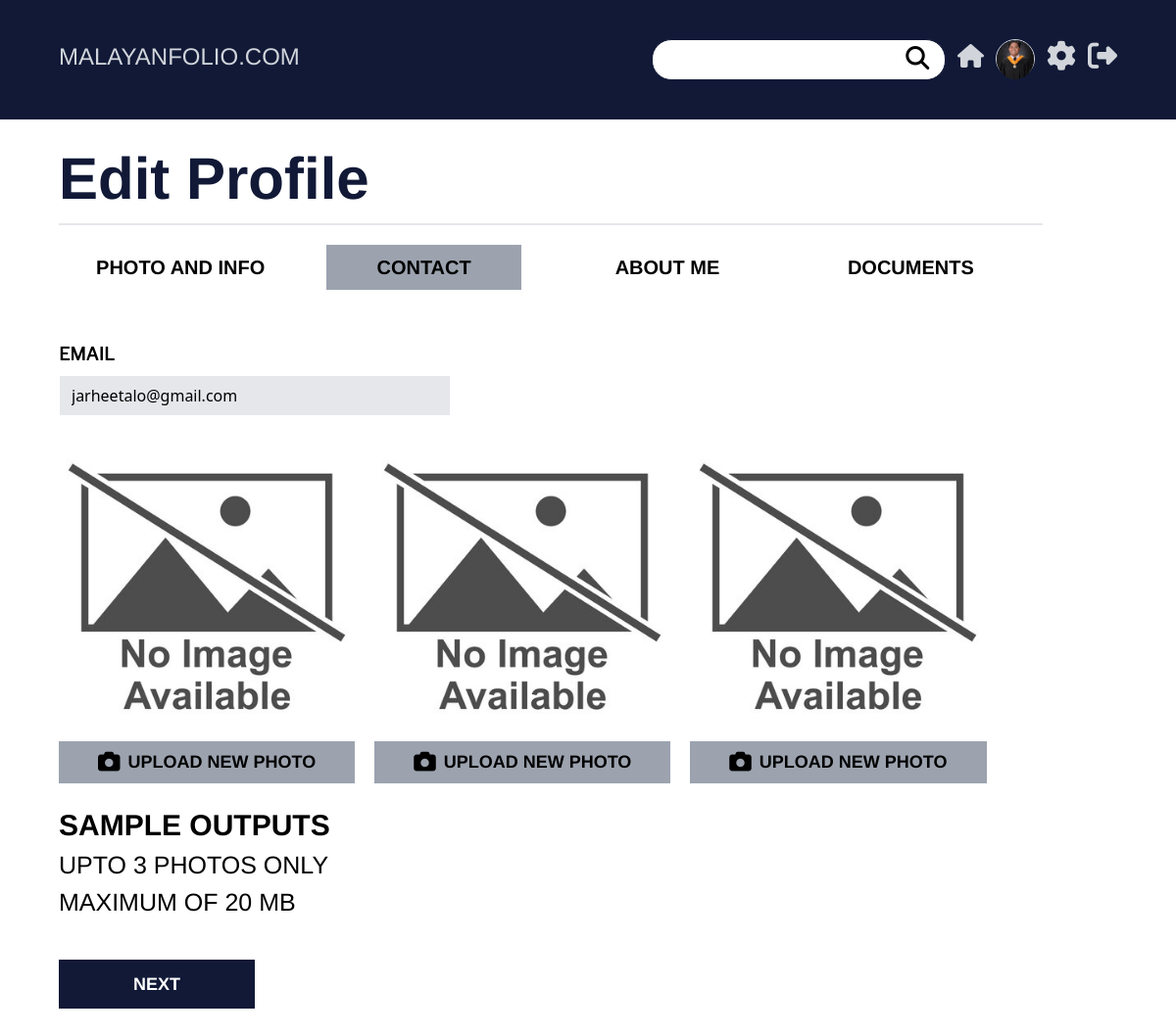
Screenshot of /profiles/edit_profile/contact (signed in) with the database file from the repository.
### profiles/models.py (models this page shows, shortened)
class UserProfile(models.Model):
    class Strands(models.TextChoices):
            STEM = "STEM", _("Science, Technology, Engineering, And Mathematics")
            ABM = "ABM", _("Accountancy, Business, and Management")
            HUMSS = "HUMSS",_("Humanities and Social Sciences")
            TVL = "TVL", _("Technical-Vocational Livelihood")
            ADT = "ADT",_("Arts and Design")
            ICT = "ICT", _("Information and Communications Technology")
    class Pronouns(models.TextChoices):
        F = "F", _("She / Her")
        M = "M", _("He / Him")
        T = "T",_("They / Them")
        AP = "AP", _("Any Pronouns")
        X = "X",_("Rather Not Say")
    user_id = models.ForeignKey(settings.AUTH_USER_MODEL, on_delete=models.CASCADE, db_constraint=False)
    fname = models.CharField(max_length=255, null=True, blank=True)
    lname = models.CharField(max_length=255, null=True, blank=True)
    strand = models.CharField(max_length=100, choices=Strands.choices, null=True, blank=True)
    pronouns = models.CharField(max_length=100, choices=Pronouns.choices, null=True, blank=True)
    pfp = models.ImageField(upload_to = 'images', null=True, blank=True)
    email = models.EmailField(max_length=120, null=True, blank=True)
    onedlink = models.URLField(max_length=200, null=True, blank=True)
    about = models.CharField(max_length=2550, null=True, blank=True)

### profiles/views.py (the view)
@login_required
def EditProfileContact(request):
    userProfile = UserProfile.objects.get(user_id = get_user_account(request))
    userOutputs = Outputs.objects.get(user_id = userProfile.id)
    context={
        'userProfile':userProfile,
        'userOutputs':userOutputs,
    }
    if request.method == "POST":
        save_profile_contacts(request, userProfile)
        save_outputs(request, userOutputs)
        messages.success(request, "Profile successfully Edited")
        return redirect("edit-profile-about-me")
    return render(request, 'profile/edit_profile_contact.html', context)

### profiles/views.py (called while the page is built)
def get_user_account(request):
    return request.user.id

### templates/profile/edit_profile_contact.html (shortened to what this page needs)
{% extends "base.html" %}
{% block content %}
{% load static %}
<div class="w-[90%] m-auto h-screen mt-4">
    <p class="ArimoBold text-[60px] text-[#111937]">Edit Profile</p>
    <hr class="border-[1px] w-[93%]">
    <div class="flex flex-row">
        <div class="w-[23%] py-5 text-center">
            <a href='{% url "edit-profile" %}'><div class="w-[80%] m-auto py-2 hover:bg-gray-400 cursor-pointer">
                <span class="ArimoBold text-[20px]">PHOTO AND INFO</span>
            </div></a>
        </div>
        <div class="w-[23%] py-5 text-center">
            <a href='{% url "edit-profile-contact" %}'><div class="w-[80%] m-auto py-2 bg-gray-400 cursor-pointer">
                <span class="ArimoBold text-[20px]">CONTACT</span>
            </div></a>
        </div>
        <div class="w-[23%] py-5 text-center">
            <a href='{% url "edit-profile-about-me" %}'><div class="w-[80%] m-auto py-2 hover:bg-gray-400 cursor-pointer">
                <span class="ArimoBold text-[20px]">ABOUT ME</span>
            </div></a>
        </div>
        <div class="w-[23%] py-5 text-center">
            <a href='{% url "edit-documents" %}'><div class="w-[80%] m-auto py-2 hover:bg-gray-400 cursor-pointer">
                <span class="ArimoBold text-[20px]">DOCUMENTS</span>
            </div></a>
        </div>
    </div>
<form method="POST" enctype="multipart/form-data">{% csrf_token %}
    <div class="mt-8 flex flex-row">
        <div class="">
            <label><b>EMAIL</b></label><br>
            <input type="email" name="email" value="{{userProfile.email}}" class="bg-gray-200 border-[1px] border-white w-[400px] mt-2">
        </div>
    </div>
    <div class="flex flex-row mt-6 gap-[20px] flex-wrap pb-10">
        <div class="">
            <div class="flex-row flex justify-center">
                {% if userOutputs.img_output1 %}
                <img src="{{ userOutputs.img_output1.url }}" class="w-[300px] " id="img_container">
                {% else %}
                <img src="{% static 'images/no-image.jpg' %}" class="w-[300px] " id="img_container">
                {% endif %}
            </div>
            <div class="flex-row flex justify-center mt-2">
                <label for="img_file" class="ArimoBold px-10 py-2 bg-gray-400 text-center cursor-pointer "><i class="fa-solid fa-camera fa-lg mr-2"></i>UPLOAD NEW PHOTO</label>
            </div>
        </div>
        <div class="">
            <div class="flex-row flex justify-center">
                {% if userOutputs.img_output2 %}
                <img src="{{ userOutputs.img_output2.url }}" class="w-[300px] " id="img_container2">
                {% else %}
                <img src="{% static 'images/no-image.jpg' %}" class="w-[300px] " id="img_container2">
                {% endif %}
            </div>
            <div class="flex-row flex justify-center mt-2">
                <label for="img_file2" class="ArimoBold px-10 py-2 bg-gray-400 text-center cursor-pointer "><i class="fa-solid fa-camera fa-lg mr-2"></i>UPLOAD NEW PHOTO</label>
            </div>
        </div>
        <div class="">
            <div class="flex-row flex justify-center">
                {% if userOutputs.img_output3 %}
                <img src="{{ userOutputs.img_output3.url }}" class="w-[300px]" id="img_container3">
                {% else %}
                <img src="{% static 'images/no-image.jpg' %}" class="w-[300px]" id="img_container3">
                {% endif %}
            </div>
            <div class="flex-row flex justify-center mt-2">
                <label for="img_file3" class="ArimoBold px-10 py-2 bg-gray-400 text-center cursor-pointer "><i class="fa-solid fa-camera fa-lg mr-2"></i>UPLOAD NEW PHOTO</label>
            </div>
        </div>
        <div class="align-middle items-center">
            <p class="ArimoBold text-[30px]">SAMPLE OUTPUTS</p>
            <p class="ArimoReg text-[25px]">UPTO 3 PHOTOS ONLY</p>
            <p class="ArimoReg text-[25px]">MAXIMUM OF 20 MB</p>
            <div class="mt-10">
                <button type="submit" class="w-[200px] h-[50px] bg-[#111937] text-white ArimoBold text-[18px] ">NEXT</button>
            </div>
        </div>
    </div>
</form>
</div>
{% endblock %}

### templates/partials/navbar.html (shortened to what this page needs)
{% block content %}
{% load static %}
<div class="bg-[#111937] py-[40px]">
    <div class="w-[90%] m-auto">
        <div class="flex flex-row ">
            <div class="text-gray-300">
                <span class="ArimoReg  text-[24px]">MALAYANFOLIO.COM</span>
            </div>
            <div class="ml-auto flex flex-row ArimoReg  text-[24px]">
                <div class="mr-3">
                    <form method="POST" action="{% url 'profile-search' %}"> {% csrf_token %}
                        <button type="submit" class="ml-[16.2rem] mt-[.15rem] absolute"><i class="fa-solid fa-magnifying-glass text-[#000] "></i></button>
                        <input type='text' name="search_value" class="pr-[40px] w-[300px] border-[1px] border-[#111937] rounded-[20px] focus:ring-[1px] focus:ring-[#6e87da] focus:border-[1px] focus:border-[#6e87da]">
                    </form>
                </div>
                <div class="mr-3">
                    <a href="{% url 'home' %}"><i class="fa-solid fa-house text-[#D1D5DB]" ></i></a>
                </div>
                <div class="border-[1px] rounded-[50px] border-[#D1D5DB] text-center h-[40px] w-[40px]">
                    {% if user.is_authenticated %}
                    <a href="{% url 'my-profile' %}">
                        {% if userProfile.pfp %}
                        <img src="{{ userProfile.pfp.url }}" class="profile-picture">
                        {% else %}
                        <img src="{% static 'images/default.png' %}" class="profile-picture">
                        {% endif %}
                    </a>
                    {% endif %}
                </div>
                <div class="ml-3 ">
                    <a href="{% url 'edit-profile' %}"><i class="fa-solid fa-cog text-[#D1D5DB] fa-lg" aria-hidden="true"></i></a>
                </div>
                {% if user.is_authenticated %}
                <div class="ml-3 ">
                    <button><i class="fa-solid fa-right-from-bracket text-[#D1D5DB] fa-lg" onclick="OpenModal()"></i></button>
                </div>
                {% endif %}
            </div>
        </div>
    </div>
</div>
{% endblock %}

### rows the page displays
UserProfile: pfp (picture), email "jarheetalo@gmail.com"
